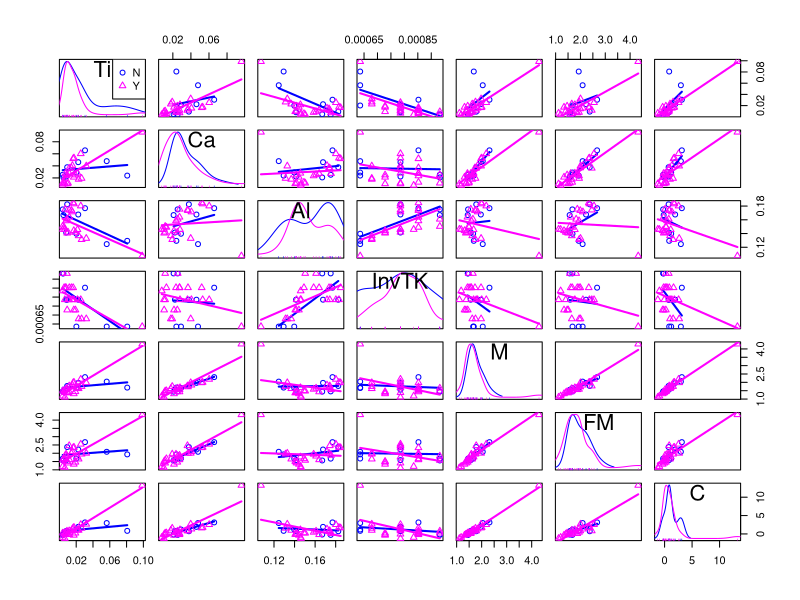
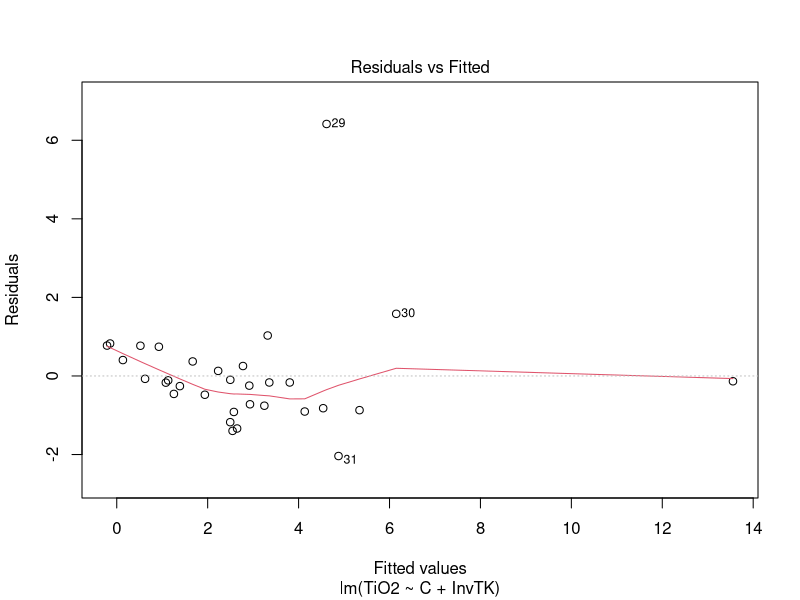
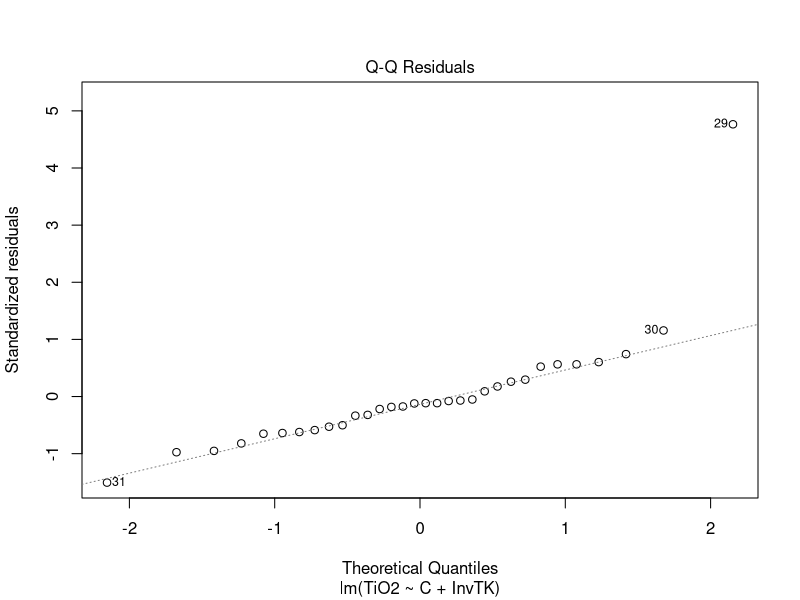
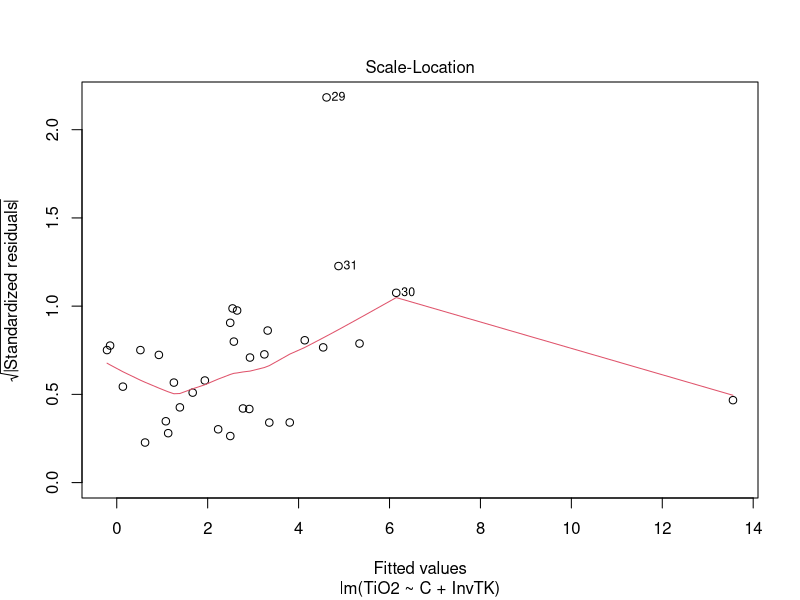
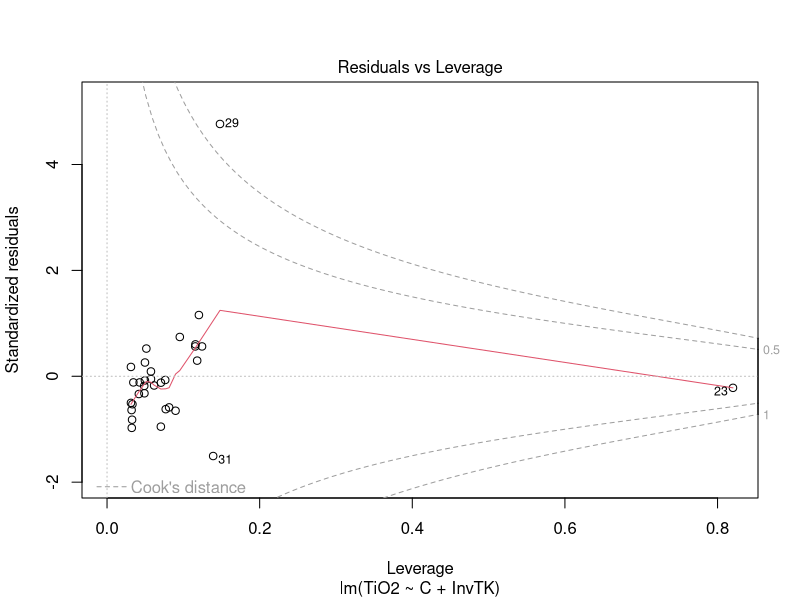
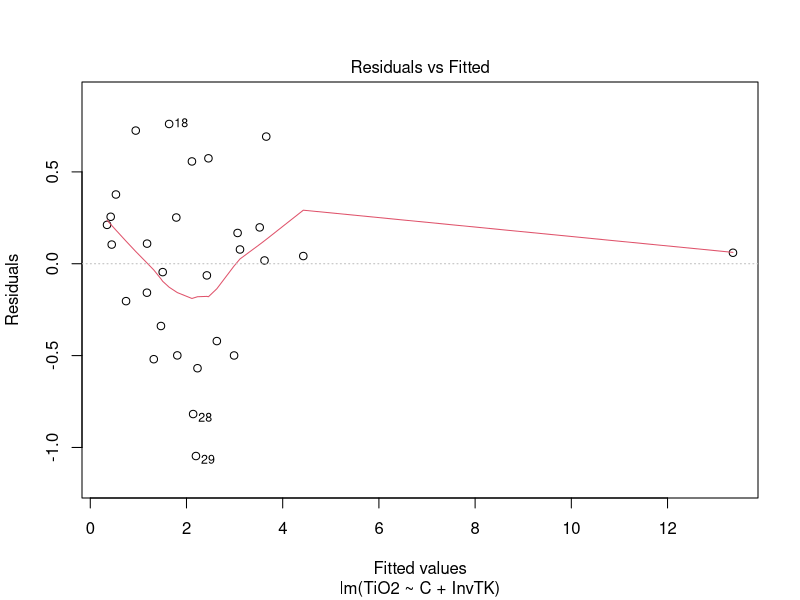
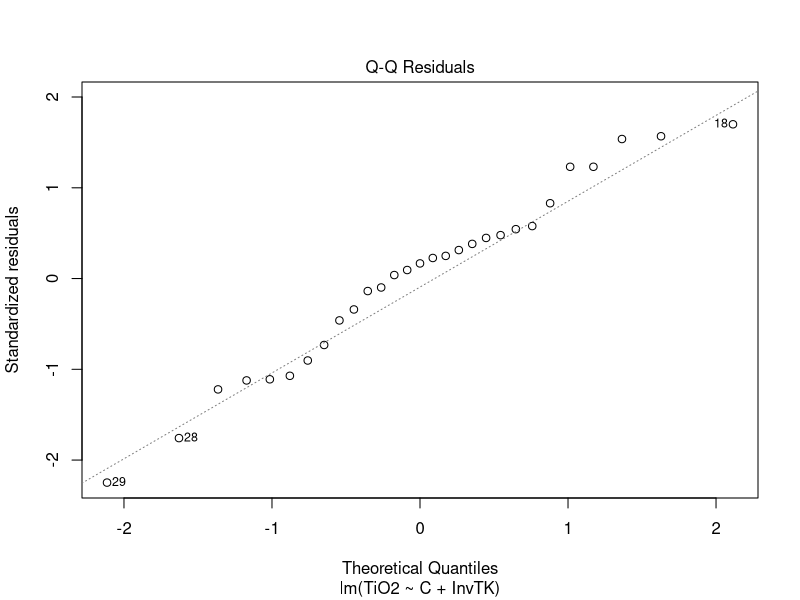
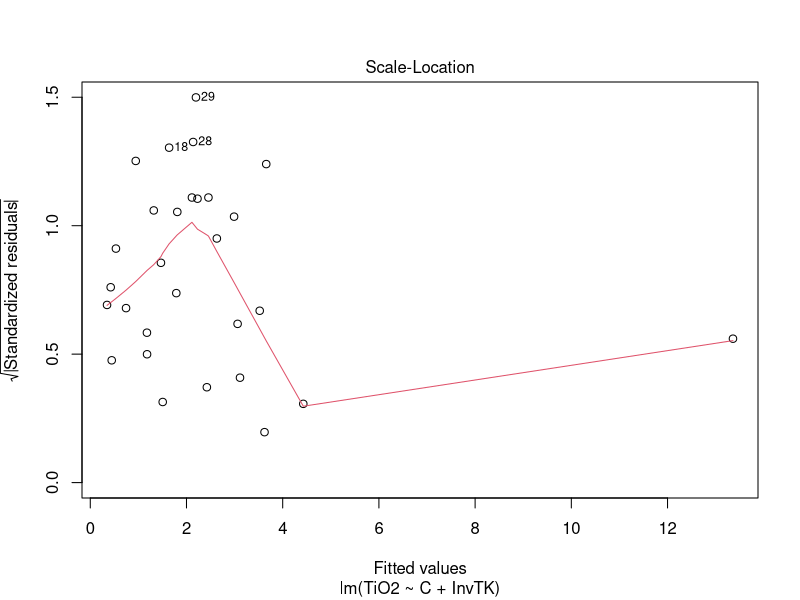

Reproduce these figures in R, in order.
## ---- chunk 1
library(tidyverse, warn.conflicts = FALSE)
setwd("C:/Users/ayersj/OneDrive - Vanderbilt/Papers/SpheneSolubility/DataAnalysis/TitaniteExpts")
# Import normalized EDS glass analyses
TitaniteExpts <- read_csv("TitaniteExpts.csv")
## ---- chunk 2
TitaniteCations <- TitaniteExpts %>%
  mutate(
    Si = SiO2/60.0848,
    Al = 2*Al2O3/101.961,
    Na = 2*Na2O/61.979,
    K = 2*K2O/94.194,
    Ca = CaO/56.0794,
    Fe = FeO/71.8464,
    Mg = MgO/40.3044,
    Ti = TiO2/79.8988,
    Mn = MnO/70.9374,
    P = 2*P2O5/141.945,
    eCa = (CaO/56.0794 - Al2O3/101.961 + K2O/94.194 + Na2O/61.979),
    CationSum = (Si + Al + Na + K + Ca + Fe + Mg + Ti + Mn + P)
             )
## ---- chunk 3
# Calculate cation fractions
CationFractions <- select(TitaniteCations, Model, Expt, SM, TC, Pkb, H2O, TiO2, Si:eCa, CationSum)
f <- match("Si", names(CationFractions))
l <- match("eCa", names(CationFractions))
for (i in f:l) {
  CationFractions[(i)] = CationFractions[(i)]/CationFractions$CationSum
}

## ---- chunk 4
# Calculate melt composition parameters
CationFractions <- CationFractions %>%
  mutate(
    M = (Na + K + 2*Ca)/(Si*Al),
    FM = (Na + K + 2*(Ca + Fe + Mg))/(Si*Al),
    C = (10*eCa)/(Si*Al),
    InvTK = 1/(TC+273.15)
    )
## ---- chunk 5
# Scatterplot matrices
library(car)
scatterplotMatrix(~ Ti + Ca + Al + InvTK + M + FM + C, data = CationFractions, groups = CationFractions$Model, smooth = FALSE)
# Correlation matrix
CorrTest <- select(CationFractions, TiO2, M:InvTK)
cor(CorrTest)
# Glass TiO2 concentration is most highly correlated with melt composition parameter C.

## ---- chunk 6
fit <- lm(TiO2 ~ C + InvTK, data = CationFractions)
summary(fit)
plot(fit)

## ---- chunk 7
# Experiments 29, 30 & 31 are identified as outliers. They were Danny's earliest experiments, and were all run at 1300C.

RegModel <- select(CationFractions, Model, Expt, TiO2, InvTK, M, C)
RegModel <- slice(RegModel, -(29:31))
fit <- lm(TiO2 ~ C + InvTK, data = RegModel)
summary(fit)
plot(fit)

## ---- chunk 8
# Experiments in rows 28, 29 are outliers.
RegModel <- slice(RegModel, -(28:29))
fit <- lm(TiO2 ~ C + InvTK, data = RegModel)
summary(fit)
plot(fit)
# I think this is our best model. Removing more experiments doesn't significantly improve fit.
write.csv(RegModel, "ExptsInModel.csv")
## ---- chunk 9
# Try filtering out experiments with Model = "N"
RegModel <- select(CationFractions, Model, Expt, TiO2, InvTK, M, C)
RegModel <- filter(RegModel, Model == "Y")
fit <- lm(TiO2 ~ C + InvTK, data = RegModel)
summary(fit)
plot(fit)
# 6 fewer experiments increases r^2 to 0.98
## ---- chunk 10
# See if M fits as well
fit <- lm(TiO2 ~ M + InvTK, data = RegModel)
summary(fit)
plot(fit)

## ---- chunk 11
# Calculate model TiO2 concentrations and errors
CationFractions <- CationFractions %>%
  mutate(
   ModelTiO2 = (0.79*C - 7996*InvTK + 7.888),
   ModelTiO2SD = ModelTiO2*sqrt((0.03514/0.79)^2 + (1243/7996)^2)
  )
## ---- chunk 12
# Create model output table
TiO2ModelTable <- select(CationFractions, Model, Expt, eCa, C, InvTK, TiO2, ModelTiO2, ModelTiO2SD)
write.csv(TiO2ModelTable, file = "TiO2ModelTable.csv")
